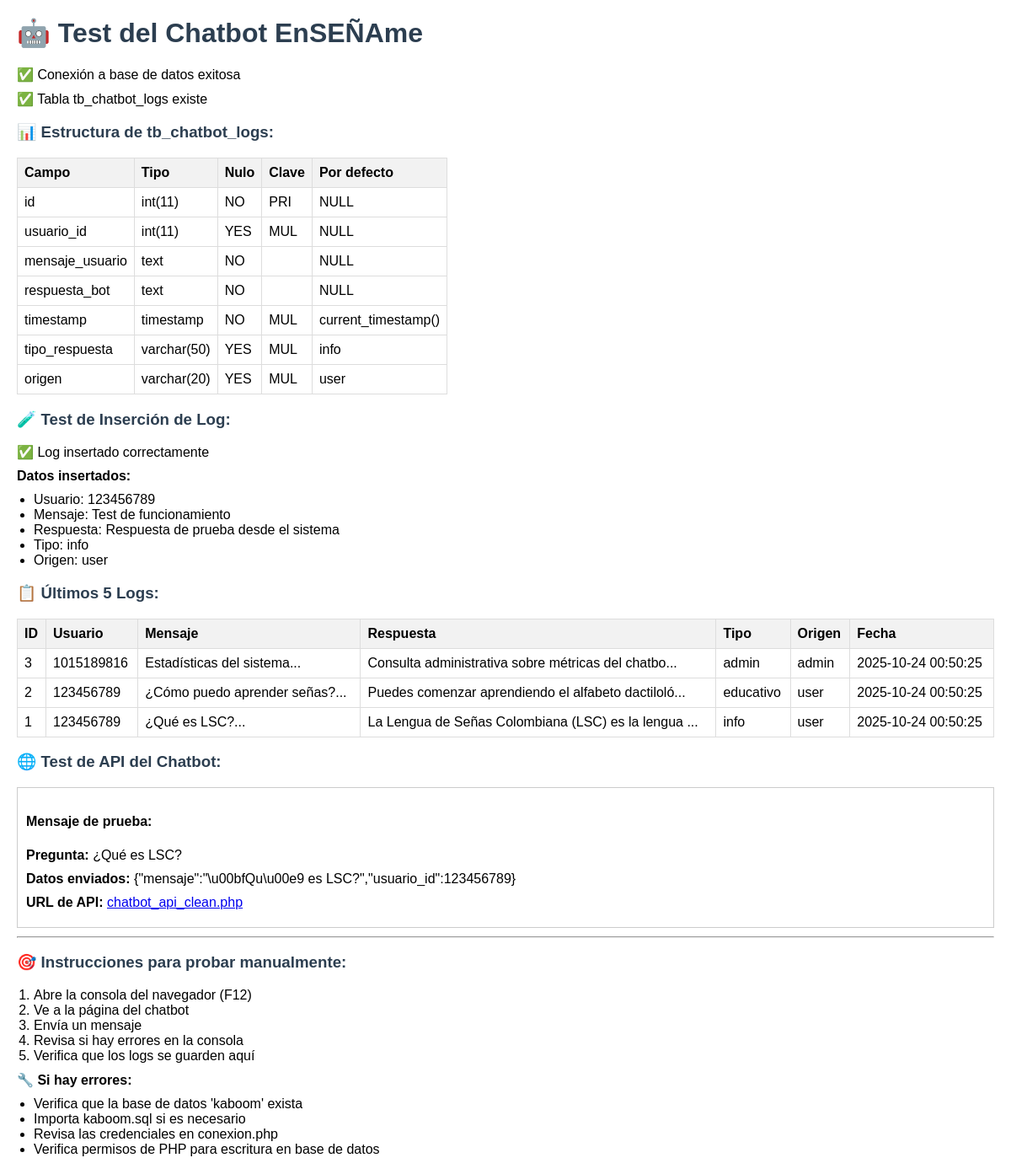
The app's page /test_chatbot.php (signed in) with its own data.
### tables this page shows
CREATE TABLE `tb_chatbot_logs` (
  `id` int(11) NOT NULL,
  `usuario_id` int(11) DEFAULT NULL,
  `mensaje_usuario` text NOT NULL,
  `respuesta_bot` text NOT NULL,
  `timestamp` timestamp NOT NULL DEFAULT current_timestamp(),
  `tipo_respuesta` varchar(50) DEFAULT 'info',
  `origen` varchar(20) DEFAULT 'user'
);

### test_chatbot.php (the view, shortened to what this page needs)
<?php
include_once "conexion.php";
echo "<h1>🤖 Test del Chatbot EnSEÑAme</h1>";
if ($conexion) {
    echo "<p>✅ Conexión a base de datos exitosa</p>";
} else {
    echo "<p>❌ Error de conexión a base de datos: " . mysqli_connect_error() . "</p>";
    exit;
}
$result = mysqli_query($conexion, "SHOW TABLES LIKE 'tb_chatbot_logs'");
if (mysqli_num_rows($result) > 0) {
    echo "<p>✅ Tabla tb_chatbot_logs existe</p>";
    $structure = mysqli_query($conexion, "DESCRIBE tb_chatbot_logs");
    echo "<h3>📊 Estructura de tb_chatbot_logs:</h3>";
    echo "<table border='1' style='border-collapse: collapse;'>";
    echo "<tr><th>Campo</th><th>Tipo</th><th>Nulo</th><th>Clave</th><th>Por defecto</th></tr>";
    while ($row = mysqli_fetch_assoc($structure)) {
        echo "<tr>";
        echo "<td>" . $row['Field'] . "</td>";
        echo "<td>" . $row['Type'] . "</td>";
        echo "<td>" . $row['Null'] . "</td>";
        echo "<td>" . $row['Key'] . "</td>";
        echo "<td>" . ($row['Default'] ?? 'NULL') . "</td>";
        echo "</tr>";
    }
    echo "</table>";
} else {
    echo "<p>❌ Tabla tb_chatbot_logs NO existe</p>";
}
echo "<h3>🧪 Test de Inserción de Log:</h3>";
$test_user = 123456789;
$test_message = "Test de funcionamiento";
$test_response = "Respuesta de prueba desde el sistema";
$mensaje_usuario = mysqli_real_escape_string($conexion, $test_message);
$respuesta_bot = mysqli_real_escape_string($conexion, $test_response);
$tipo_respuesta = 'info';
$origen = 'user';
$sql = "INSERT INTO tb_chatbot_logs (usuario_id, mensaje_usuario, respuesta_bot, tipo_respuesta, origen)
        VALUES ($test_user, '$mensaje_usuario', '$respuesta_bot', '$tipo_respuesta', '$origen')";
if (mysqli_query($conexion, $sql)) {
    echo "<p>✅ Log insertado correctamente</p>";
    echo "<p><strong>Datos insertados:</strong></p>";
    echo "<ul>";
    echo "<li>Usuario: $test_user</li>";
    echo "<li>Mensaje: $test_message</li>";
    echo "<li>Respuesta: $test_response</li>";
    echo "<li>Tipo: $tipo_respuesta</li>";
    echo "<li>Origen: $origen</li>";
    echo "</ul>";
} else {
    echo "<p>❌ Error al insertar log: " . mysqli_error($conexion) . "</p>";
}
echo "<h3>📋 Últimos 5 Logs:</h3>";
$logs = mysqli_query($conexion, "SELECT * FROM tb_chatbot_logs ORDER BY timestamp DESC LIMIT 5");
if (mysqli_num_rows($logs) > 0) {
    echo "<table border='1' style='border-collapse: collapse; width: 100%;'>";
    echo "<tr><th>ID</th><th>Usuario</th><th>Mensaje</th><th>Respuesta</th><th>Tipo</th><th>Origen</th><th>Fecha</th></tr>";
    while ($log = mysqli_fetch_assoc($logs)) {
        echo "<tr>";
        echo "<td>" . $log['id'] . "</td>";
        echo "<td>" . $log['usuario_id'] . "</td>";
        echo "<td>" . substr($log['mensaje_usuario'], 0, 50) . "...</td>";
        echo "<td>" . substr($log['respuesta_bot'], 0, 50) . "...</td>";
        echo "<td>" . $log['tipo_respuesta'] . "</td>";
        echo "<td>" . $log['origen'] . "</td>";
        echo "<td>" . $log['timestamp'] . "</td>";
        echo "</tr>";
    }
    echo "</table>";
} else {
    echo "<p>⚠️ No hay logs en la base de datos</p>";
}
echo "<h3>🌐 Test de API del Chatbot:</h3>";
echo "<div style='border: 1px solid #ccc; padding: 10px; margin: 10px 0;'>";
echo "<h4>Mensaje de prueba:</h4>";
echo "<p><strong>Pregunta:</strong> ¿Qué es LSC?</p>";
$test_data = json_encode(['mensaje' => '¿Qué es LSC?', 'usuario_id' => 123456789]);
echo "<p><strong>Datos enviados:</strong> $test_data</p>";
echo "<p><strong>URL de API:</strong> <a href='chatbot_api_clean.php' target='_blank'>chatbot_api_clean.php</a></p>";
echo "</div>";
echo "<hr>";
echo "<h3>🎯 Instrucciones para probar manualmente:</h3>";
echo "<ol>";
echo "<li>Abre la consola del navegador (F12)</li>";
echo "<li>Ve a la página del chatbot</li>";
echo "<li>Envía un mensaje</li>";
echo "<li>Revisa si hay errores en la consola</li>";
echo "<li>Verifica que los logs se guarden aquí</li>";
echo "</ol>";
echo "<p><strong>🔧 Si hay errores:</strong></p>";
echo "<ul>";
echo "<li>Verifica que la base de datos 'kaboom' exista</li>";
echo "<li>Importa kaboom.sql si es necesario</li>";
echo "<li>Revisa las credenciales en conexion.php</li>";
echo "<li>Verifica permisos de PHP para escritura en base de datos</li>";
echo "</ul>";
?>

### test_chatbot.php (style rules this page uses)
h1, h3 { color: #2c3e50; }
table { border-collapse: collapse; margin: 10px 0; }
th, td { padding: 8px; text-align: left; border: 1px solid #ddd; }
th { background-color: #f2f2f2; }
p { margin: 10px 0; }
ul, ol { margin: 10px 0; padding-left: 20px; }

### records on screen
tb_chatbot_logs: id "3", usuario "1015189816", mensaje_usuario "Estadísticas del sistema", respuesta_bot "Consulta administrativa sobre métricas del chatbo", tipo_respuesta "admin", origen "admin", timestamp "2025-10-24 00:50:25"
tb_chatbot_logs: id "2", usuario "123456789", mensaje_usuario "¿Cómo puedo aprender señas?", respuesta_bot "Puedes comenzar aprendiendo el alfabeto dactiloló", tipo_respuesta "educativo", origen "user", timestamp "2025-10-24 00:50:25"
tb_chatbot_logs: id "1", usuario "123456789", mensaje_usuario "¿Qué es LSC?", respuesta_bot "La Lengua de Señas Colombiana (LSC) es la lengua", tipo_respuesta "info", origen "user", timestamp "2025-10-24 00:50:25"

### other values on screen
$row['Field'] "id"
$row['Type'] "int(11)"
$row['Null'] "NO"
$row['Key'] "PRI"
$row['Default'] "NULL"
$row['Field'] "usuario_id"
$row['Null'] "YES"
$row['Key'] "MUL"
$row['Field'] "mensaje_usuario"
$row['Type'] "text"
$row['Field'] "respuesta_bot"
$row['Field'] "timestamp"
$row['Type'] "timestamp"
$row['Default'] "current_timestamp()"
$row['Field'] "tipo_respuesta"
